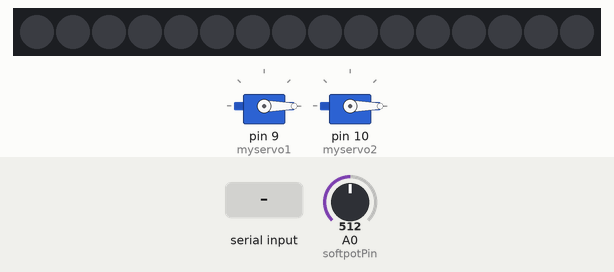
The sketch below on a simulated Arduino Uno, built with avr-gcc and run on an emulated ATmega328P. Shown: 16 RGB LEDs in strip order, left to right, 2 × servo. Inputs (shaded band) come from the test bench; at power-on: A0 (softpotPin) = 512. Dim RGB values are drawn brighter than linear; what the sketch prints to the serial monitor is not drawn.

Above: at 1.2 s.
1.3 s: "5" received over Serial
At 3.2 s:
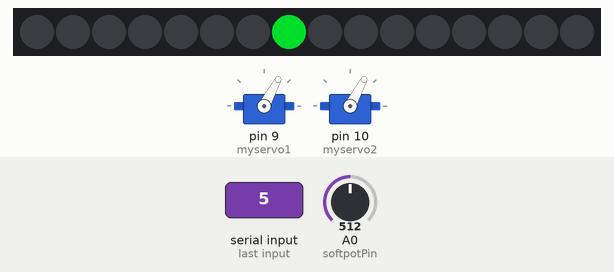
3.4 s: "2" received over Serial
At 4.6 s:
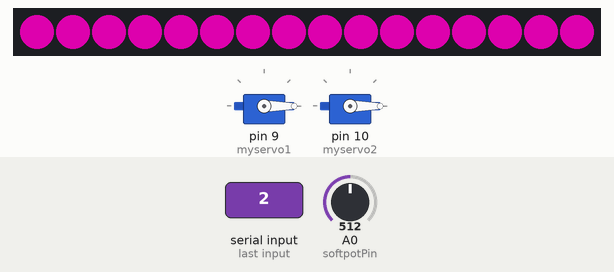
4.9 s: "3" received over Serial
At 4.95 s:
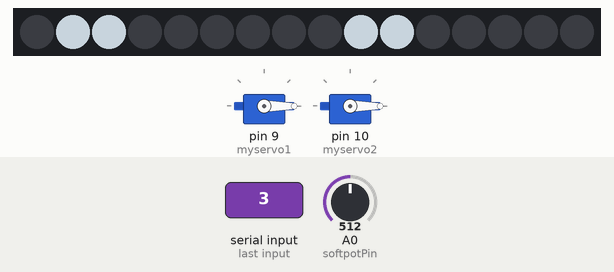
6.7 s: "6" received over Serial
At 8.34 s:
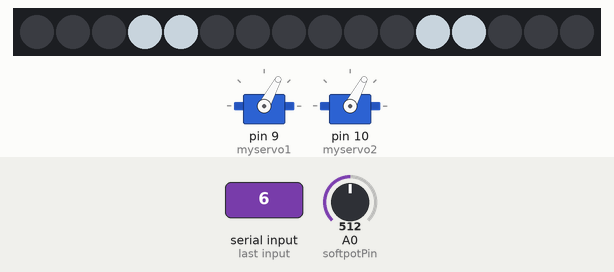
9.7 s: "1" received over Serial
At 10.7 s:
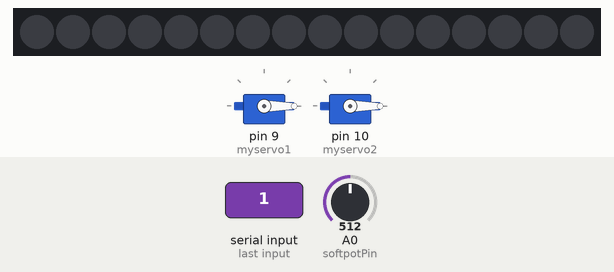
Timing chart, 0 to 12.2 s (numbered marks = the images above; inputs shaded):
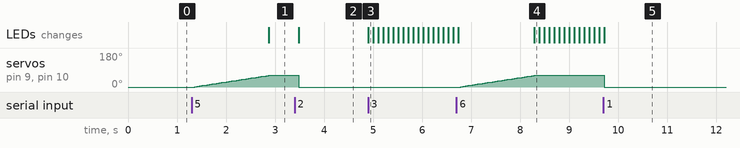

The sketch:

Final_Prototype_2.ino
```cpp
// (c) 2019 Haoyu Dong
// for Design Research Project M1.2 prototype
// (Include User-test and Final-Demo Part)
// Industrial Design, TU Eindhoven
// personal website: http://haoyudong.wixsite.com/projects
/******************************************************************************/

#include <Adafruit_NeoPixel.h>
#define leds 16 //set the number of the LEDs
#define ledPin 6 //LED ring attaching to  Pin6
Adafruit_NeoPixel pixels = Adafruit_NeoPixel(leds, ledPin);

uint8_t  eye = 15; // Position of eyes (uint8_t: a type of unsigned integer of length 8 bits)
uint32_t color  = 0xE8F5FF; // Start bright white light

#include <Servo.h>
// create servo objects to control a servo
Servo myservo1;
Servo myservo2;
int pos = 0;  // variable to store the servo position

#define softpotPin A0 // Pin connected to softpot wiper
int temporaryVal = 0; //the temporary value read from soft potmeter
int releasedVal = 100; //the threshold for legit input
int softpotVal = 0; //initialize the soft potmeter's value as 0
boolean touched = false; //initialize the softpot as untouched
int status = 0; //initialize the status as 0

void setup() {
  //setup for softpot
  Serial.begin(9600);//Initialize serial communications at a 9600 baud rate
  pinMode(softpotPin, INPUT); //set softpotPin as input
  //setup for LED ring
  pinMode(ledPin, OUTPUT);
  pixels.begin();
  pixels.setBrightness(150); // 1/3 brightness
  pixels.fill(0);
  pixels.show();
  //setup for servos
  myservo1.attach(9);  // attaches the servos on pin 9 and 10
  myservo2.attach(10);
  myservo1.write(0); //set the start position 0
  myservo2.write(0);
}

//custom function to get the data from soft potmeter
void softpot() {
  temporaryVal = analogRead(softpotPin);  // read the softpot temporary value
  //checking if value is a legit input
  if (temporaryVal <= releasedVal) {
    //when not touching the sensor, do nothing
    //the volume will stay as last defined legit volume
  } else {
    //when touching, value is legit, so softpot value get new input
    softpotVal = temporaryVal;
  }
  Serial.println(softpotVal); //send the value to Processing (100-850)
  delay(50);//wait 50 milliseconds
}

//custom function to generate the static pattern
void staticpattern() {
  pixels.fill(0xFF03C9); //rosa color
  pixels.show();
  delay(50);//wait 50 milliseconds
}
//custom function to generate the dynamic pattern
void dynamicpattern() {
  uint8_t  i;
  for (i = 0; i < leds; i++) {
    uint32_t c = 0;
    if (((eye + i) & 7) < 2) {
      c = color; // 4 pixels on...
    }
    pixels.setPixelColor(i, c); // the eye
  }
  pixels.show();
  eye--;
  delay(50);
}
//custom function to generate the shape-change
void shapechange() {
  pixels.fill(0); //reset the LED ring
  pixels.show();

  for (pos = 0; pos <= 60; pos += 2) { // goes from 0 degrees to 180 degrees
    // in steps of 1 degree
    myservo1.write(pos); // set servos to the position 'pos'
    myservo2.write(pos);
    delay(50); //wait 50 milliseconds
  }
  myservo1.write(pos); //keep the servos in the position 'pos’
  myservo2.write(pos);
}

void loop() {
  softpot();
  if (Serial.available() > 0) { //Checking if Processing is sending serial value
    char command = Serial.read(); //Reading the value and store it in command
    if (command == '1') { //If 1 was received, NON-FEEDFORWARD
      status = 1;
      pixels.fill(0); //reset the LED
      pixels.show();
      myservo1.write(0); //set servos to the 0 position
      myservo2.write(0);
    } else if (command == '2') { //If 2 was received, STATIC FEEDFORWARD
      status = 2;
      myservo1.write(0);//set servos to the 0 position
      myservo2.write(0);
    } else if (command == '3') { //If 3 was received, DYNAMIC FEEDFORWARD
      status = 3;
      myservo1.write(0);//set servos to the 0 position
      myservo2.write(0);
    } else if (command == '4') { //If 4 was received, SHAPE-CHANGE
      pixels.fill(0);//reset the LED
      pixels.show();
      status = 4;
      shapechange();
    } else if ( command == '5') { // DEMO1_ SHAPE-CHANGE + FOLLOWING DOT
      pixels.fill(0);//reset the LED
      pixels.show();
      status = 5;
      shapechange();
    } else if (command == '6') { //DEMO@_ SHAPE-CHANGE + DYNAMIC PATTERN
      pixels.fill(0);//reset the LED
      pixels.show();
      status = 6;
      shapechange();
    }
  }
  if (status == 1) {
    pixels.fill(0);//reset the LED
    pixels.show();
  }
  if (status == 2) {
    staticpattern();
  }
  if (status == 3) {
    dynamicpattern();
  }
  if (status == 4) {
    pixels.fill(0);
    pixels.show();
  }
  if (status == 5) {
    pixels.fill(0);//reset the LED
    pixels.show();
    //generate following dot display
    //map the softpot value to 15-0
    //then find the closest integer of n between 0-15
    //which represent the closest LED in the LED ring
    float n = map(softpotVal, 100, 850, 15, 0);
    uint8_t intn = round(n);
    pixels.setPixelColor(intn, 0x03FF32);
    pixels.show();
    delay(50);//wait 50 milliseconds
  }
  if (status == 6) {
    dynamicpattern();
  }
}
```

Measured:
- after the input at 1.3 s, servo on pin 9 (myservo1), servo on pin 10 (myservo2): moves from 0° to 62° over 1.5 s, starting after 0.06 s; the LEDs: change after 1.6 s (image 1)
- after the input at 3.4 s, servo on pin 9 (myservo1), servo on pin 10 (myservo2): 62° → 0° after 0.08 s; the LEDs: change after 0.08 s (image 2)
- after the input at 4.9 s, the LEDs: change at once (image 3)
- after the input at 6.7 s, servo on pin 9 (myservo1), servo on pin 10 (myservo2): moves from 0° to 62° over 1.5 s, starting after 0.09 s; the LEDs: first change at once (image 4 shows a later state)
- after the input at 9.7 s, servo on pin 9 (myservo1), servo on pin 10 (myservo2): 62° → 0° at once; the LEDs: change at once (image 5)
